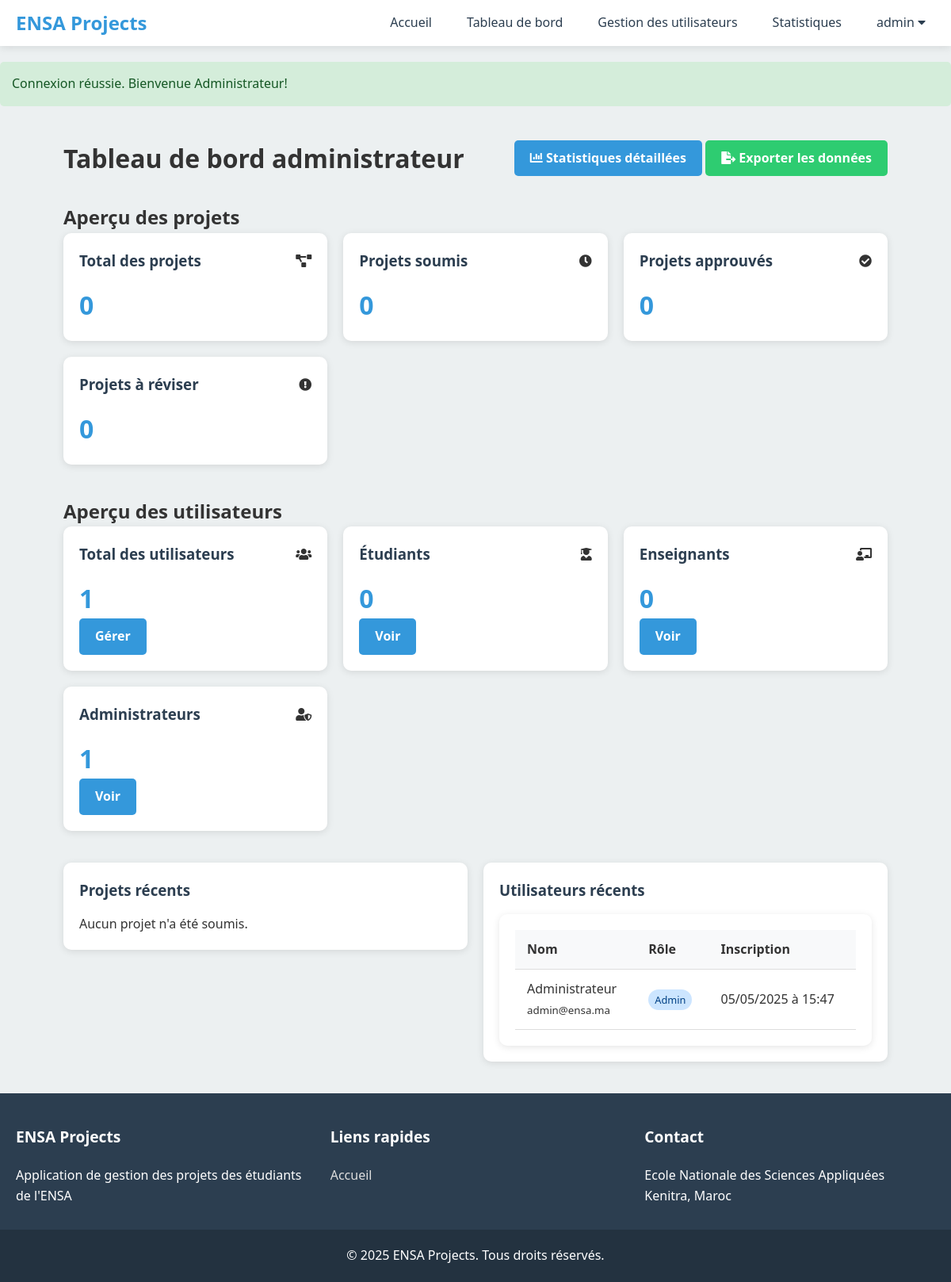
Page /admin/dashboard.php (signed in) on the committed database.
### tables this page shows
CREATE TABLE IF NOT EXISTS users (
    user_id INT AUTO_INCREMENT PRIMARY KEY,
    username VARCHAR(50) NOT NULL UNIQUE,
    password VARCHAR(255) NOT NULL,
    email VARCHAR(100) NOT NULL UNIQUE,
    full_name VARCHAR(100) NOT NULL,
    role ENUM('student', 'teacher', 'admin') NOT NULL,
    department VARCHAR(100),
    year_of_study ENUM('3', '4', '5') DEFAULT NULL,
    creation_date TIMESTAMP DEFAULT CURRENT_TIMESTAMP,
    last_login TIMESTAMP NULL,
    status BOOLEAN DEFAULT TRUE
);

### admin/dashboard.php (the view, shortened to what this page needs)
<?php
require_once '../config/db_connect.php';
require_once '../includes/functions.php';
$admin_id = $_SESSION['user_id'];
$stmt = $pdo->prepare("SELECT * FROM users WHERE user_id = ?");
$stmt->execute([$admin_id]);
$stmt = $pdo->prepare("
    SELECT COUNT(*) as total_projects,
           COUNT(CASE WHEN status = 'submitted' THEN 1 END) as submitted_count,
           COUNT(CASE WHEN status = 'approved' THEN 1 END) as approved_count,
           COUNT(CASE WHEN status = 'rejected' THEN 1 END) as rejected_count,
           COUNT(CASE WHEN status = 'pending_revision' THEN 1 END) as pending_count
    FROM projects
");
$stmt->execute();
$projects_stats = $stmt->fetch();
$stmt = $pdo->prepare("
    SELECT COUNT(*) as total_users,
           COUNT(CASE WHEN role = 'student' THEN 1 END) as student_count,
           COUNT(CASE WHEN role = 'teacher' THEN 1 END) as teacher_count,
           COUNT(CASE WHEN role = 'admin' THEN 1 END) as admin_count
    FROM users
");
$stmt->execute();
$users_stats = $stmt->fetch();
$stmt = $pdo->prepare("
    SELECT p.*, u.full_name as student_name,
           pt.name as project_type, pc.name as category_name
    FROM projects p
    JOIN users u ON p.student_id = u.user_id
    LEFT JOIN project_types pt ON p.type_id = pt.type_id
    LEFT JOIN project_categories pc ON p.category_id = pc.category_id
    ORDER BY p.submission_date DESC
    LIMIT 5
");
$stmt->execute();
$recent_projects = $stmt->fetchAll();
$stmt = $pdo->prepare("
    SELECT * FROM users
    ORDER BY creation_date DESC
    LIMIT 5
");
$stmt->execute();
$recent_users = $stmt->fetchAll();
include_once '../includes/header.php';
?>
<div class="container">
    <div class="dashboard-header">
        <h1>Tableau de bord administrateur</h1>
        <div>
            <a href="/admin/statistics.php" class="btn btn-primary">
                <i class="fas fa-chart-bar"></i> Statistiques détaillées
            </a>
            <a href="/admin/export.php" class="btn btn-secondary">
                <i class="fas fa-file-export"></i> Exporter les données
            </a>
        </div>
    </div>
    <div class="dashboard-section">
        <h2>Aperçu des projets</h2>
        <div class="dashboard-cards">
            <div class="card">
                <div class="card-header">
                    <h3>Total des projets</h3>
                    <i class="fas fa-project-diagram"></i>
                </div>
                <div class="card-number"><?php echo $projects_stats['total_projects']; ?></div>
            </div>
            <div class="card">
                <div class="card-header">
                    <h3>Projets soumis</h3>
                    <i class="fas fa-clock"></i>
                </div>
                <div class="card-number"><?php echo $projects_stats['submitted_count']; ?></div>
            </div>
            <div class="card">
                <div class="card-header">
                    <h3>Projets approuvés</h3>
                    <i class="fas fa-check-circle"></i>
                </div>
                <div class="card-number"><?php echo $projects_stats['approved_count']; ?></div>
            </div>
            <div class="card">
                <div class="card-header">
                    <h3>Projets à réviser</h3>
                    <i class="fas fa-exclamation-circle"></i>
                </div>
                <div class="card-number"><?php echo $projects_stats['pending_count']; ?></div>
            </div>
        </div>
    </div>
    <div class="dashboard-section">
        <h2>Aperçu des utilisateurs</h2>
        <div class="dashboard-cards">
            <div class="card">
                <div class="card-header">
                    <h3>Total des utilisateurs</h3>
                    <i class="fas fa-users"></i>
                </div>
                <div class="card-number"><?php echo $users_stats['total_users']; ?></div>
                <a href="/admin/manage_users.php" class="btn btn-primary btn-sm">Gérer</a>
            </div>
            <div class="card">
                <div class="card-header">
                    <h3>Étudiants</h3>
                    <i class="fas fa-user-graduate"></i>
                </div>
                <div class="card-number"><?php echo $users_stats['student_count']; ?></div>
                <a href="/admin/manage_users.php?role=student" class="btn btn-primary btn-sm">Voir</a>
            </div>
            <div class="card">
                <div class="card-header">
                    <h3>Enseignants</h3>
                    <i class="fas fa-chalkboard-teacher"></i>
                </div>
                <div class="card-number"><?php echo $users_stats['teacher_count']; ?></div>
                <a href="/admin/manage_users.php?role=teacher" class="btn btn-primary btn-sm">Voir</a>
            </div>
            <div class="card">
                <div class="card-header">
                    <h3>Administrateurs</h3>
                    <i class="fas fa-user-shield"></i>
                </div>
                <div class="card-number"><?php echo $users_stats['admin_count']; ?></div>
                <a href="/admin/manage_users.php?role=admin" class="btn btn-primary btn-sm">Voir</a>
            </div>
        </div>
    </div>
    <div class="dashboard-row">
        <div class="dashboard-col">
            <div class="card">
                <div class="card-header">
                    <h3>Projets récents</h3>
                </div>
                <?php if (empty($recent_projects)): ?>
                    <p>Aucun projet n'a été soumis.</p>
                <?php endif; ?>
            </div>
        </div>
        <div class="dashboard-col">
            <div class="card">
                <div class="card-header">
                    <h3>Utilisateurs récents</h3>
                </div>
                <?php if (empty($recent_users)): ?>
                    <p>Aucun utilisateur n'a été créé récemment.</p>
                <?php else: ?>
                    <div class="table-container">
                        <table class="table">
                            <thead>
                                <tr>
                                    <th>Nom</th>
                                    <th>Rôle</th>
                                    <th>Inscription</th>
                                </tr>
                            </thead>
                            <tbody>
                                <?php foreach ($recent_users as $user): ?>
                                    <tr>
                                        <td>
                                            <?php echo htmlspecialchars($user['full_name']); ?><br>
                                            <small><?php echo htmlspecialchars($user['email']); ?></small>
                                        </td>
                                        <td>
                                            <?php
                                                switch($user['role']) {
                                                    case 'admin':
                                                        echo '<span class="role-badge admin">Admin</span>';
                                                        break;
                                                }
                                            ?>
                                        </td>
                                        <td><?php echo formatDate($user['creation_date']); ?></td>
                                    </tr>
                                <?php endforeach; ?>
                            </tbody>
                        </table>
                    </div>
                <?php endif; ?>
            </div>
        </div>
    </div>
</div>
<?php
include_once '../includes/footer.php';
?>

### css/style.css (style rules this page uses)
:root { --primary-color: #3498db; --secondary-color: #2ecc71; --accent-color: #e74c3c; --dark-color: #2c3e50; --light-color: #ecf0f1; --text-color: #333; --shadow: 0 2px 10px rgba(0, 0, 0, 0.1); }
* { margin: 0; padding: 0; box-sizing: border-box; }
body { font-family: 'Segoe UI', Tahoma, Geneva, Verdana, sans-serif; line-height: 1.6; color: var(--text-color); background-color: var(--light-color); min-height: 100vh; display: flex; flex-direction: column; }
a { text-decoration: none; color: var(--primary-color); }
.container { width: 90%; max-width: 1200px; margin: 0 auto; padding: 20px; }
.btn { display: inline-block; padding: 10px 20px; border: none; border-radius: 5px; cursor: pointer; transition: all 0.3s ease; font-weight: bold; }
.btn-primary { background-color: var(--primary-color); color: white; }
.btn-secondary { background-color: var(--secondary-color); color: white; }
.dashboard-header { display: flex; justify-content: space-between; align-items: center; margin-bottom: 30px; }
.dashboard-cards { display: grid; grid-template-columns: repeat(auto-fit, minmax(250px, 1fr)); gap: 20px; margin-bottom: 40px; }
.card { background-color: white; border-radius: 10px; box-shadow: var(--shadow); padding: 20px; }
.card-header { display: flex; justify-content: space-between; align-items: center; margin-bottom: 15px; }
.card-header h3 { color: var(--dark-color); }
.card-number { font-size: 2rem; font-weight: bold; color: var(--primary-color); }
.table-container { background-color: white; border-radius: 10px; box-shadow: var(--shadow); padding: 20px; overflow-x: auto; }
.table { width: 100%; border-collapse: collapse; }
.table th, .table td { padding: 12px 15px; text-align: left; border-bottom: 1px solid #ddd; }
.table th { background-color: #f8f9fa; font-weight: bold; }

### admin/dashboard.php (style rules this page uses)
.dashboard-section { margin-bottom: 30px; }
.dashboard-row { display: grid; grid-template-columns: repeat(auto-fit, minmax(500px, 1fr)); gap: 20px; }
.role-badge { display: inline-block; padding: 3px 8px; border-radius: 20px; font-size: 0.8rem; }
.role-badge.admin { background-color: #cce5ff; color: #004085; }

### rows in the picture
users: full_name "Administrateur", email "admin@ensa.ma", role "Admin", creation_date "05/05/2025 à 15:47"

### other values in the picture
$_SESSION['username'] "admin"
$message "Connexion réussie. Bienvenue Administrateur!"
$projects_stats['total_projects'] "0"
$projects_stats['submitted_count'] "0"
$projects_stats['approved_count'] "0"
$projects_stats['pending_count'] "0"
$users_stats['total_users'] "1"
$users_stats['student_count'] "0"
$users_stats['teacher_count'] "0"
$users_stats['admin_count'] "1"
